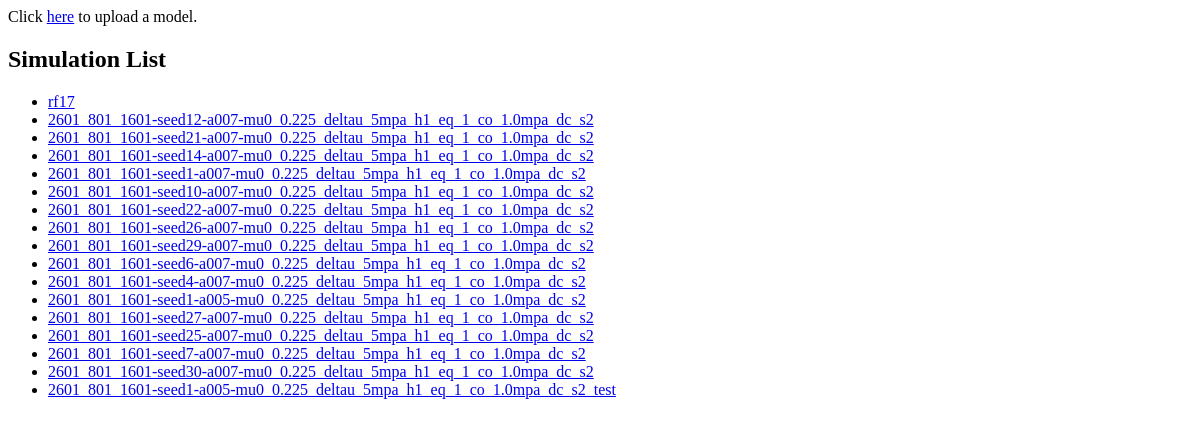
/models/, run on an earlier commit of the app's database.
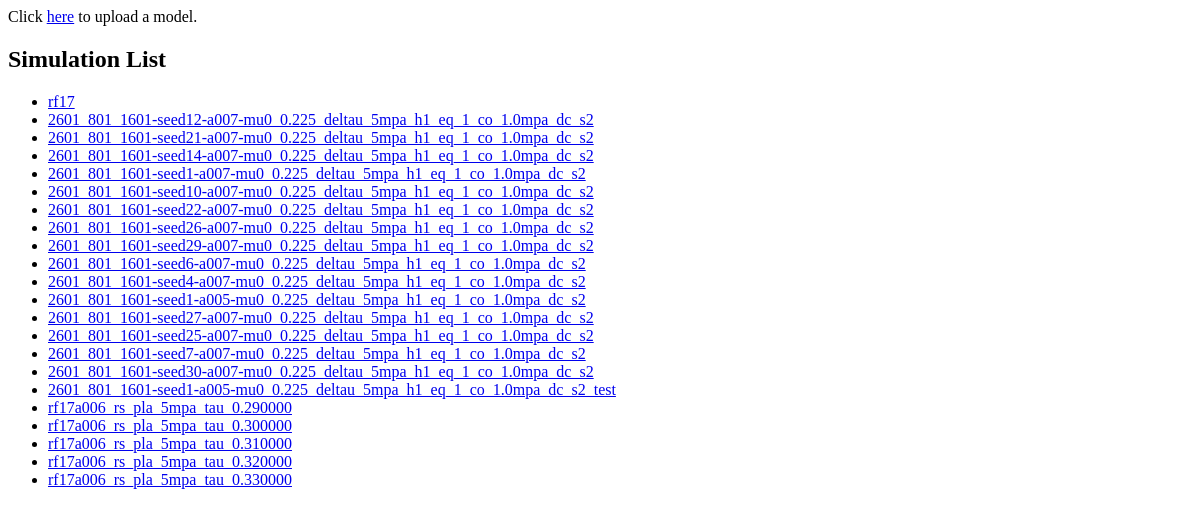
And on a later commit of the database.
### visualize/models.py (models this page shows, shortened)
class Simulation( models.Model ):
    user = models.CharField(max_length=200, blank=True)
    name = models.CharField(max_length=200, default='', null=True, blank=True, unique=True)
    upload_date = models.DateTimeField(auto_now_add=True)
    comments = models.TextField(null=True, blank=True)

### visualize/views.py (the view)
def index(request):
    simulation_list = Simulation.objects.order_by('upload_date')
    context = {'simulation_list': simulation_list }
    return render( request, 'visualize/index.html', context )

### visualize/templates/visualize/index.html
<html>
<head>
</head>
<body>
Click <a href="{% url 'visualize:upload' %}">here</a> to upload a model.
<h2>Simulation List</h2>
{% if simulation_list %}
    <ul>
    {% for simulation in simulation_list %}
    <li><a href="{% url 'visualize:detail' simulation.id %}">{{ simulation.name }}</a></li>
    {% endfor %}
    </ul>
{% else %}
    <p>No simulations available.</p>
{% endif %}
</body>
</html>

What changed in the data, as far as the page shows it:
added Simulation: name "rf17a006_rs_pla_5mpa_tau_0.290000"
added Simulation: name "rf17a006_rs_pla_5mpa_tau_0.300000"
added Simulation: name "rf17a006_rs_pla_5mpa_tau_0.310000"
added Simulation: name "rf17a006_rs_pla_5mpa_tau_0.320000"
added Simulation: name "rf17a006_rs_pla_5mpa_tau_0.330000"
